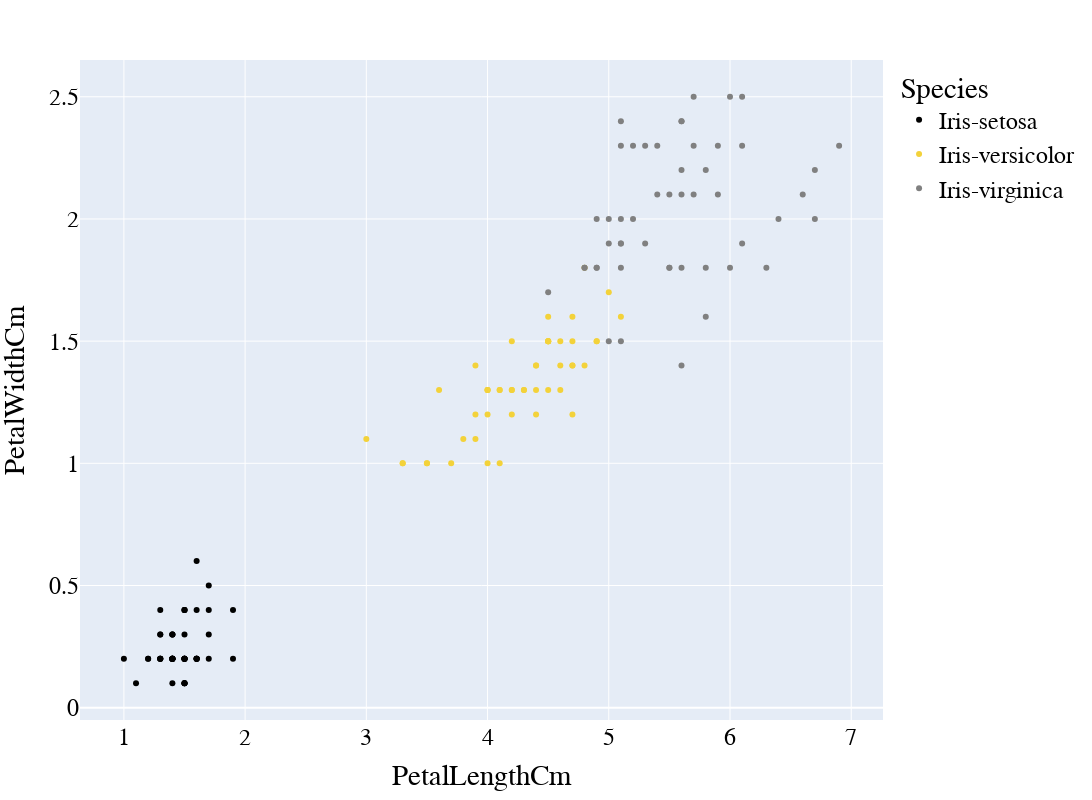

The cell this chart's notebook holds for it:
### Code cell
import numpy as np
import matplotlib.pyplot as plt
from sklearn.decomposition import PCA
import matplotlib
import plotly.graph_objects as go

# Load the Iris dataset
iris_data = pd.read_csv(r'./datasets/Iris.csv')
iris_data.dropna(how="all", inplace=True) # drops the empty lines

# define X
X = iris_data[["PetalLengthCm", "PetalWidthCm", "SepalLengthCm", "SepalWidthCm"]]

# plot 2d plot
color_discrete_map = {iris_data.Species.unique()[0]: "black", iris_data.Species.unique()[1]: "#f3d23a", iris_data.Species.unique()[2]:"grey"}
fig = px.scatter(iris_data, x="PetalLengthCm", y="PetalWidthCm", color="Species", color_discrete_map = color_discrete_map)

fig.update_layout(
    font=dict(
        family="Arial",
        size=24,  # Set the font size here
        color="Black"
    ),
    showlegend=True,
    width=1200,
    height=800,
)

### Figure 1 — Plotly figure (JSON) as saved in the notebook; plotly's stock layout.template omitted (floating-point values rounded to 4 significant figures)
{"data": [{"hovertemplate": "Species=Iris-setosa<br>PetalLengthCm=%{x}<br>PetalWidthCm=%{y}<extra></extra>", "legendgroup": "Iris-setosa", "marker": {"color": "black", "symbol": "circle"}, "mode": "markers", "name": "Iris-setosa", "orientation": "v", "showlegend": true, "type": "scatter", "x": [1.4, 1.4, 1.3, 1.5, 1.4, 1.7, 1.4, 1.5, 1.4, 1.5, 1.5, 1.6, 1.4, 1.1, 1.2, 1.5, 1.3, 1.4, 1.7, 1.5, 1.7, 1.5, 1.0, 1.7, 1.9, 1.6, 1.6, 1.5, 1.4, 1.6, 1.6, 1.5, 1.5, 1.4, 1.5, 1.2, 1.3, 1.5, 1.3, 1.5, 1.3, 1.3, 1.3, 1.6, 1.9, 1.4, 1.6, 1.4, 1.5, 1.4], "xaxis": "x", "y": [0.2, 0.2, 0.2, 0.2, 0.2, 0.4, 0.3, 0.2, 0.2, 0.1, 0.2, 0.2, 0.1, 0.1, 0.2, 0.4, 0.4, 0.3, 0.3, 0.3, 0.2, 0.4, 0.2, 0.5, 0.2, 0.2, 0.4, 0.2, 0.2, 0.2, 0.2, 0.4, 0.1, 0.2, 0.1, 0.2, 0.2, 0.1, 0.2, 0.2, 0.3, 0.3, 0.2, 0.6, 0.4, 0.3, 0.2, 0.2, 0.2, 0.2], "yaxis": "y"}, {"hovertemplate": "Species=Iris-versicolor<br>PetalLengthCm=%{x}<br>PetalWidthCm=%{y}<extra></extra>", "legendgroup": "Iris-versicolor", "marker": {"color": "#f3d23a", "symbol": "circle"}, "mode": "markers", "name": "Iris-versicolor", "orientation": "v", "showlegend": true, "type": "scatter", "x": [4.7, 4.5, 4.9, 4.0, 4.6, 4.5, 4.7, 3.3, 4.6, 3.9, 3.5, 4.2, 4.0, 4.7, 3.6, 4.4, 4.5, 4.1, 4.5, 3.9, 4.8, 4.0, 4.9, 4.7, 4.3, 4.4, 4.8, 5.0, 4.5, 3.5, 3.8, 3.7, 3.9, 5.1, 4.5, 4.5, 4.7, 4.4, 4.1, 4.0, 4.4, 4.6, 4.0, 3.3, 4.2, 4.2, 4.2, 4.3, 3.0, 4.1], "xaxis": "x", "y": [1.4, 1.5, 1.5, 1.3, 1.5, 1.3, 1.6, 1.0, 1.3, 1.4, 1.0, 1.5, 1.0, 1.4, 1.3, 1.4, 1.5, 1.0, 1.5, 1.1, 1.8, 1.3, 1.5, 1.2, 1.3, 1.4, 1.4, 1.7, 1.5, 1.0, 1.1, 1.0, 1.2, 1.6, 1.5, 1.6, 1.5, 1.3, 1.3, 1.3, 1.2, 1.4, 1.2, 1.0, 1.3, 1.2, 1.3, 1.3, 1.1, 1.3], "yaxis": "y"}, {"hovertemplate": "Species=Iris-virginica<br>PetalLengthCm=%{x}<br>PetalWidthCm=%{y}<extra></extra>", "legendgroup": "Iris-virginica", "marker": {"color": "grey", "symbol": "circle"}, "mode": "markers", "name": "Iris-virginica", "orientation": "v", "showlegend": true, "type": "scatter", "x": [6.0, 5.1, 5.9, 5.6, 5.8, 6.6, 4.5, 6.3, 5.8, 6.1, 5.1, 5.3, 5.5, 5.0, 5.1, 5.3, 5.5, 6.7, 6.9, 5.0, 5.7, 4.9, 6.7, 4.9, 5.7, 6.0, 4.8, 4.9, 5.6, 5.8, 6.1, 6.4, 5.6, 5.1, 5.6, 6.1, 5.6, 5.5, 4.8, 5.4, 5.6, 5.1, 5.1, 5.9, 5.7, 5.2, 5.0, 5.2, 5.4, 5.1], "xaxis": "x", "y": [2.5, 1.9, 2.1, 1.8, 2.2, 2.1, 1.7, 1.8, 1.8, 2.5, 2.0, 1.9, 2.1, 2.0, 2.4, 2.3, 1.8, 2.2, 2.3, 1.5, 2.3, 2.0, 2.0, 1.8, 2.1, 1.8, 1.8, 1.8, 2.1, 1.6, 1.9, 2.0, 2.2, 1.5, 1.4, 2.3, 2.4, 1.8, 1.8, 2.1, 2.4, 2.3, 1.9, 2.3, 2.5, 2.3, 1.9, 2.0, 2.3, 1.8], "yaxis": "y"}], "layout": {"font": {"color": "Black", "family": "Arial", "size": 24}, "height": 800, "legend": {"title": {"text": "Species"}, "tracegroupgap": 0}, "margin": {"t": 60}, "showlegend": true, "width": 1200, "xaxis": {"anchor": "y", "domain": [0, 1], "title": {"text": "PetalLengthCm"}}, "yaxis": {"anchor": "x", "domain": [0, 1], "title": {"text": "PetalWidthCm"}}}}
